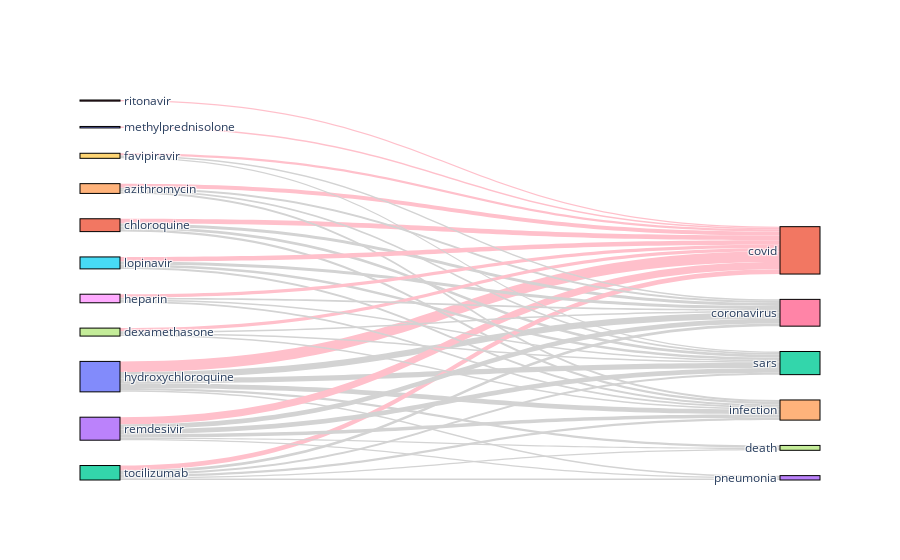

Notebook code cell kept with this figure:
### Markdown cell above
However, even better visualization can be done using so-called **Sankey** diagram! `matplotlib` does not have built-in support for this diagram type, so we would have to use [Plotly](https://plotly.com/python/) as described [in this tutorial](https://plotly.com/python/sankey-diagram/).

To make plotly sankey diagram, we need to build the following lists:
* List `all_nodes` of all nodes in the graph, which will include both medications and diagnosis
* List of source and target indices - those lists would show, which nodes go to the left, and which to the right part of the diagram
* List of all links, each link consisting of:
   - Source index in the `all_nodes` array
   - Target index 
   - Value indicating strength of the link. This is exactly the value from our co-occurence matrix.
   - Optionally color of the link. We will make an option to highlight some of the terms for clarity

Generic code to draw sankey diagram is structured as a separate `sankey` function, which takes two lists (source and target categories) and co-occurence matrix. It also allows us to specify the threshold, and omit all links that are weaker than that threshold - this makes the diagram a little bit less complex.

### Code cell
import plotly.graph_objects as go

def sankey(cat1, cat2, m, treshold=0, h1=[], h2=[]):
    all_nodes = cat1 + cat2
    source_indices = list(range(len(cat1)))
    target_indices = list(range(len(cat1),len(cat1)+len(cat2)))

    s, t, v, c = [], [], [], []
    for i in range(len(cat1)):
        for j in range(len(cat2)):
            if m[i,j]>treshold:
                s.append(i)
                t.append(len(cat1)+j)
                v.append(m[i,j])
                c.append('pink' if i in h1 or j in h2 else 'lightgray')

    fig = go.Figure(data=[go.Sankey(
        # Define nodes
        node = dict(
        pad = 40,
        thickness = 40,
        line = dict(color = "black", width = 1.0),
        label =  all_nodes),

        # Add links
        link = dict(
        source =  s,
        target =  t,
        value =  v,
        color = c
    ))])
    fig.show()

sankey(medications,diagnosis,m,500,h2=[0])

### Figure 1 — Plotly figure (JSON) as saved in the notebook; plotly's stock layout.template omitted (floating-point values rounded to 4 significant figures)
{"data": [{"link": {"color": ["pink", "lightgray", "lightgray", "lightgray", "lightgray", "lightgray", "pink", "lightgray", "lightgray", "lightgray", "pink", "lightgray", "lightgray", "lightgray", "lightgray", "lightgray", "pink", "lightgray", "lightgray", "lightgray", "lightgray", "lightgray", "pink", "lightgray", "lightgray", "lightgray", "pink", "lightgray", "lightgray", "lightgray", "pink", "pink", "lightgray", "lightgray", "lightgray", "pink", "lightgray", "lightgray", "lightgray", "pink", "lightgray", "lightgray", "pink"], "source": [0, 0, 0, 0, 0, 0, 1, 1, 1, 1, 2, 2, 2, 2, 2, 2, 3, 3, 3, 3, 3, 3, 4, 4, 4, 4, 5, 5, 5, 5, 6, 7, 7, 7, 7, 8, 8, 8, 8, 9, 9, 9, 10], "target": [11, 12, 13, 14, 16, 17, 11, 12, 14, 16, 11, 12, 13, 14, 16, 17, 11, 12, 13, 14, 16, 17, 11, 12, 14, 16, 11, 12, 14, 16, 11, 11, 12, 14, 16, 11, 12, 14, 16, 11, 12, 16, 11], "value": [4788, 2264, 741, 2109, 2730, 975, 2111, 1238, 998, 1394, 2186, 821, 691, 1063, 1136, 573, 3210, 2191, 522, 1538, 2191, 622, 1803, 773, 880, 909, 1982, 1102, 885, 1366, 504, 1419, 640, 742, 760, 1537, 678, 782, 826, 967, 634, 656, 660]}, "node": {"label": ["hydroxychloroquine", "chloroquine", "tocilizumab", "remdesivir", "azithromycin", "lopinavir", "ritonavir", "dexamethasone", "heparin", "favipiravir", "methylprednisolone", "covid", "sars", "pneumonia", "infection", "diabetes", "coronavirus", "death"], "line": {"color": "black", "width": 1}, "pad": 40, "thickness": 40}, "type": "sankey"}], "layout": {}}
